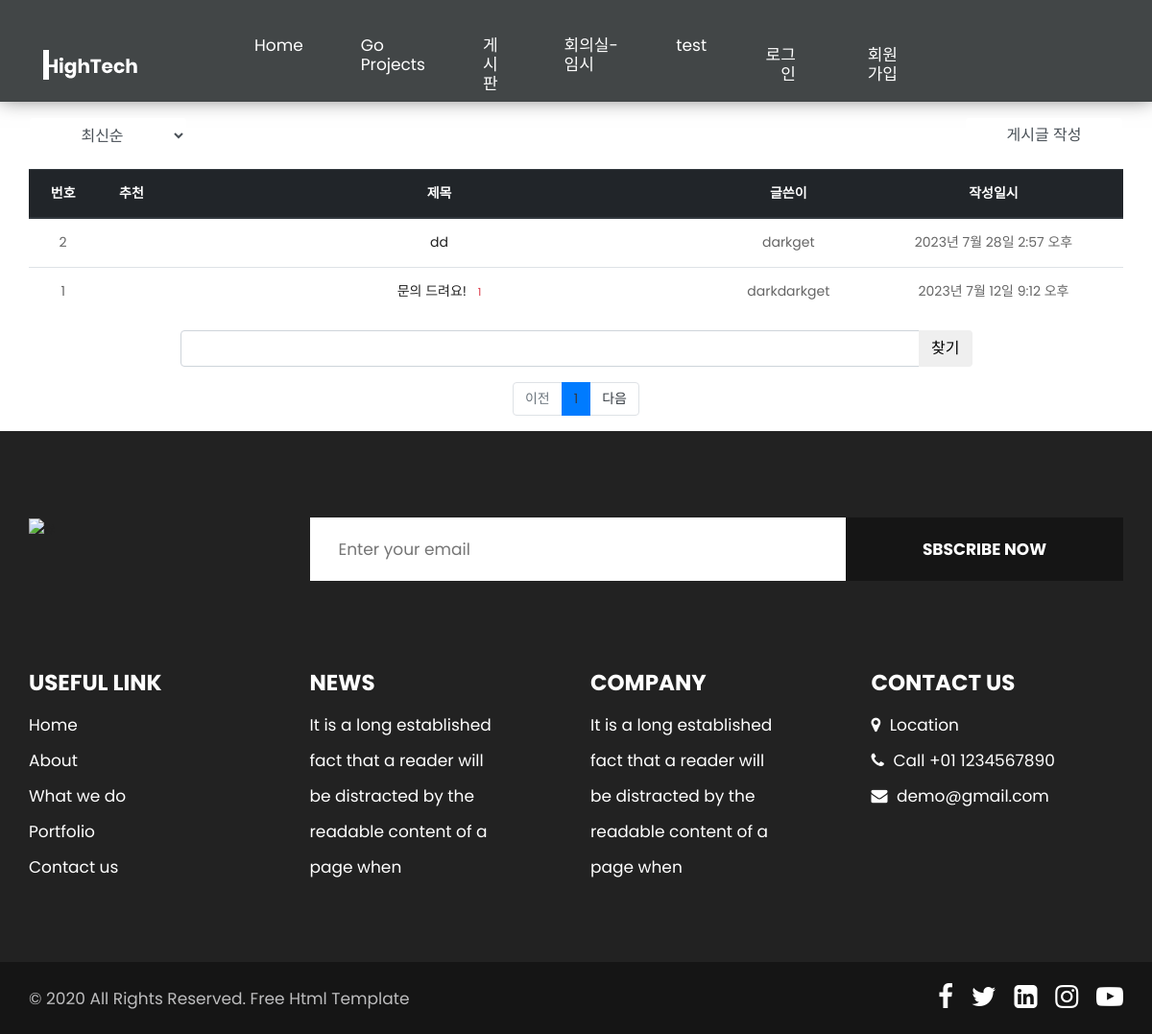
/posting/, run on an earlier commit of the app's database.
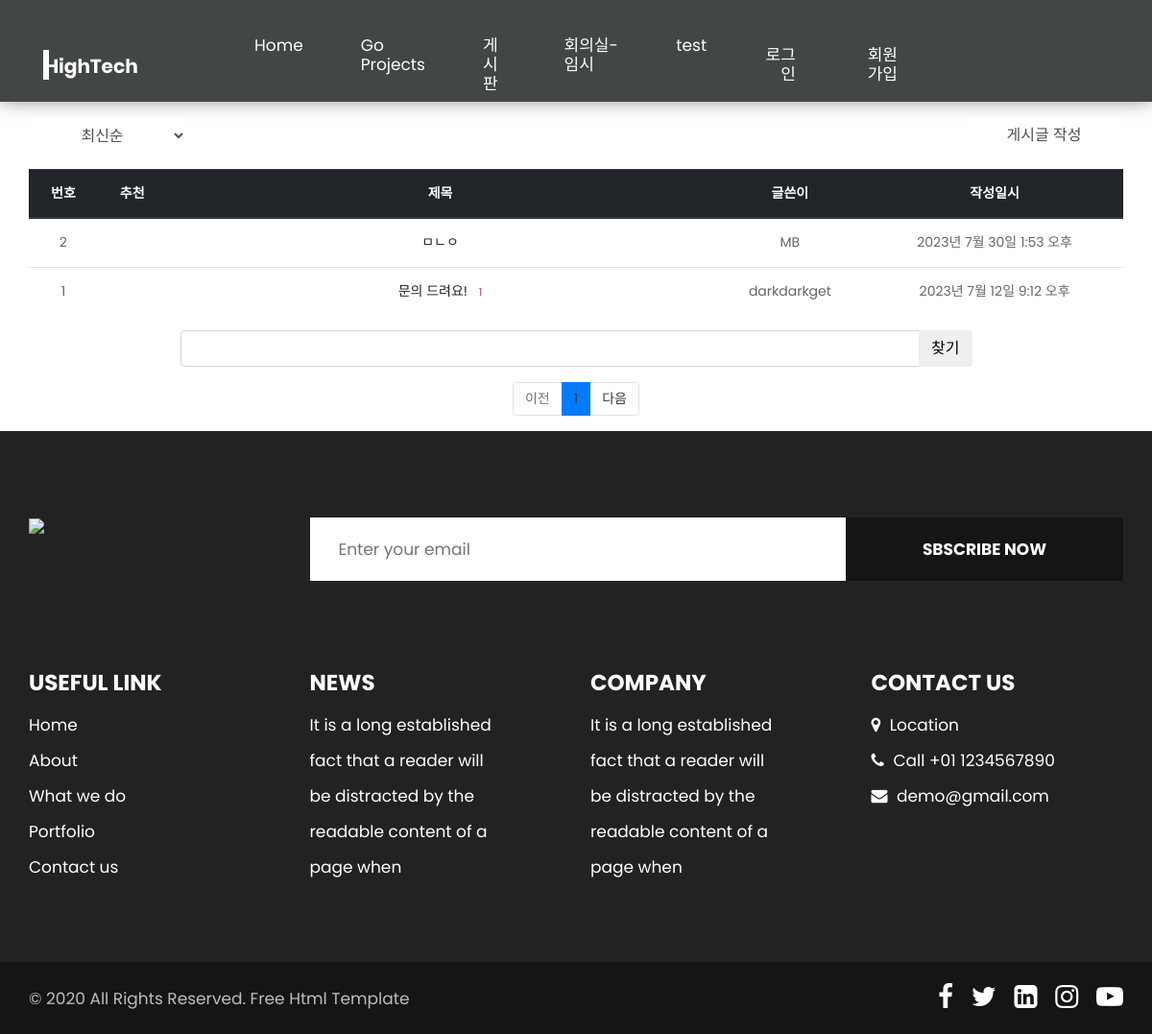
And on a later commit of the database.
### posting/models.py (models this page shows, shortened)
class Posting(models.Model):
    author = models.ForeignKey(User, on_delete=models.CASCADE,
                               related_name='author_posting')
    subject = models.CharField(max_length=200)
    content = models.TextField()
    create_date = models.DateTimeField()
    modify_date = models.DateTimeField(null=True, blank=True)
    voter = models.ManyToManyField(User, related_name='voter_posting')

### common/models.py (models this page shows)
class User(AbstractUser):
    first_name = models.CharField("성", max_length=20, null=True, blank=True)
    last_name = models.CharField("이름", max_length=20, null=True, blank=True)
    tel = models.CharField("연락처", max_length=20, null=True, blank=True)
    create_date = models.DateTimeField('생성일', null=True, blank=True)
    modify_date = models.DateTimeField(null=True,blank=True)

### posting/views/base_views.py (the view, shortened to what this page needs)
# urls.py: path('', base_views.main, name='index'),
def main(request):
    page = request.GET.get('page', '1')  # 페이지
    kw = request.GET.get('kw', '')
    so = request.GET.get('so', 'recent')
    if so == 'recommend':
        posting_list = Posting.objects.annotate(num_voter=Count('voter')).order_by('-num_voter', '-create_date')
    elif so == 'popular':
        posting_list = Posting.objects.annotate(
            num_comment=Count('comment')).order_by('-num_comment', '-create_date')
    else:
        posting_list = Posting.objects.order_by('-create_date')
    paginator = Paginator(posting_list, 10)  # 페이지당 10개씩 보여주기
    page_obj = paginator.get_page(page)
    context = {'posting_list': page_obj, 'page': page, 'kw': kw, 'so': so}
    return render(request, 'posting/posting_list.html', context)

### posting/templatetags/posting_filter.py (called while the page is built)
@register.filter
def sub(value, arg):
    return value - arg

### templates/posting/posting_list.html (shortened to what this page needs)
{% extends 'base.html' %}
{% load posting_filter %}
{% block content %}
<div class="container my-3">
    <div class="row justify-content-between my-3">
        <div class="col-2">
            <select class="form-control btn custom-btn aos-init aos-animate bg-color so" style="padding: 0.375rem 0.75rem;">
                <option value="recent" {% if so == 'recent' %}selected{% endif %}> 최신순 </option>
            </select>
        </div>
        <div class="col-2">
            <a href="{% url 'posting:posting_create' %}" class="text-center form-control btn custom-btn aos-init aos-animate bg-color" style="padding: 0.375rem 0.75rem;">게시글 작성</a>
        </div>
    </div>
    <table class="table">
        <thead>
        <tr class="text-center thead-dark">
            <th>번호</th>
            <th>추천</th>
            <th style="width:50%">제목</th>
            <th>글쓴이</th>
            <th>작성일시</th>
        </tr>
        </thead>
        <tbody>
        {% if posting_list %}
        {% for posting in posting_list %}
        <tr class="text-center">
            <td>
                {{ posting_list.paginator.count|sub:posting_list.start_index|sub:forloop.counter0|add:1 }}
            </td>
            <td>
            </td>
            <td class="text-center">
                <a href="{% url 'posting:detail' posting.id %}">{{ posting.subject }}</a>
                {% if posting.comment_set.count > 0 %}
                <span class="text-danger small ml-2">{{ posting.comment_set.count }}</span>
                {% endif %}
            </td>
            <td>{{ posting.author.username }}</td>
            <td>{{ posting.create_date }}</td>
        </tr>
        {% endfor %}
        {% else %}
        <tr>
            <td colspan="4">게시글이 없습니다.</td>
        </tr>
        {% endif %}
        </tbody>
    </table>
    <div class="container my-3">
        <div class="row justify-content-center my-3">
            <div class="col-9 input-group">
                <input type="text" class="form-control kw" style="margin: 0 auto;" value="{{ kw|default_if_none:'' }}">
                <div class="input-group-append">
                    <button class="text-center btn custom-btn aos-init aos-animate bg-color" type="button" id="btn_search">찾기</button>
                </div>
            </div>
        </div>
    </div>
    <ul class="pagination justify-content-center">
        {% if posting_list.has_previous %}
        <li class="page-item">
            <a class="page-link bg-color"
               data-page="{{ posting_list.previous_page_number }}" href="#">이전</a>
        </li>
        {% else %}
        <li class="page-item disabled">
            <a class="page-link" tabindex="-1" aria-disabled="true" href="#">이전</a>
        </li>
        {% endif %}
        {% for page_number in posting_list.paginator.page_range %}
        {% if page_number >= posting_list.number|add:-5 and page_number <= posting_list.number|add:5 %}
        {% if page_number == posting_list.number %}
        <li class="page-item active" aria-current="page">
            <a class="page-link text-dark" data-page="{{ page_number }}" href="#">{{ page_number }}</a>
        </li>
        {% else %}
        <li class="page-item">
            <a class="bg-color page-link" data-page="{{ page_number }}" href="#">{{ page_number }}</a>
        </li>
        {% endif %}
        {% endif %}
        {% endfor %}
        {% if posting_list.has_next %}
        <li class="page-item">
                <a class="bg-color page-link"
               data-page="{{ posting_list.next_page_number }}" href="#">다음</a>
        </li>
        {% else %}
        <li class="page-item disabled">
            <a class="page-link text-dark" tabindex="-1" aria-disabled="true" href="#">다음</a>
        </li>
        {% endif %}
    </ul>
</div>
{% endblock %}

What changed in the data, as far as the page shows it:
removed Posting: paginator.count|sub "2", subject "dd", author.username "darkget", create_date "2023년 7월 28일 2:57 오후"
added Posting: paginator.count|sub "2", subject "ㅁㄴㅇ", author.username "MB", create_date "2023년 7월 30일 1:53 오후"
